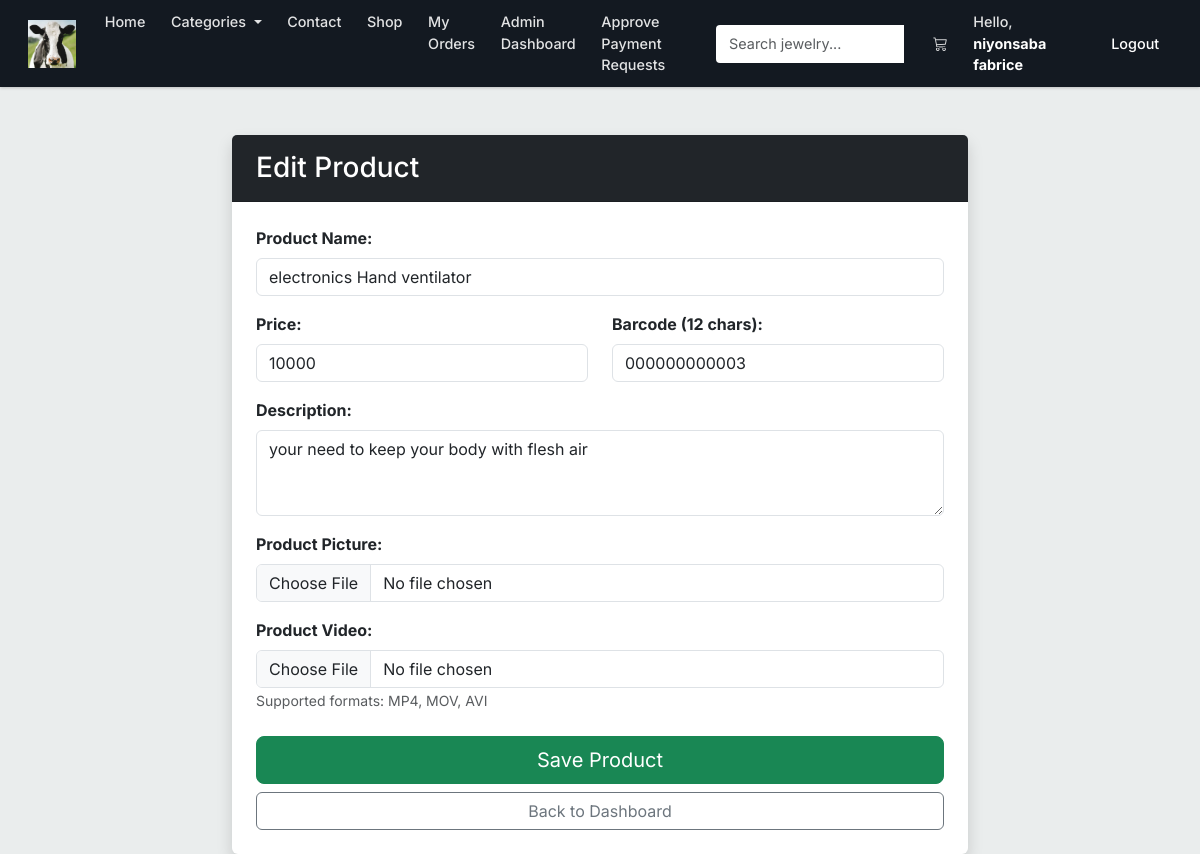
The app's page /admin/items/edit/3 (signed in) with its own data.
### market/models.py (models this page shows, shortened)
class SiteSettings(db.Model):
    __tablename__ = 'site_settings'
    id               = db.Column(db.Integer, primary_key=True)
    business_name    = db.Column(db.String(100), nullable=False, default='Hope Collection')
    tagline          = db.Column(db.String(255), default='Your one-stop boutique for elegance.')
    logo_url         = db.Column(db.String(255), default='')
    meta_description = db.Column(db.String(255), default='Hope Collection - Quality jewelry, electronics, and accessories.')
    whatsapp_number  = db.Column(db.String(20), nullable=False, default='250789174857')
    contact_email    = db.Column(db.String(120), nullable=False, default='niyonsabafabrice03@gmail.com')
    business_phone   = db.Column(db.String(20))
    business_address = db.Column(db.String(255))
    facebook_url     = db.Column(db.String(255))
    instagram_url    = db.Column(db.String(255))
    currency_code    = db.Column(db.String(10), default='RWF')
    delivery_fee     = db.Column(db.Integer, default=0)
    about_content    = db.Column(db.Text, default='Welcome to Hope Collection. We provide quality products and services.')
    payment_methods  = db.Column(db.Text, default='[{"id":"wallet","name":"Wallet Balance","enabled":true},{"id":"mtn","name":"MTN Mobile Money","enabled":true},{"id":"equity","name":"Equity Bank Transfer","enabled":true}]')

class User(db.Model, UserMixin):  # ✅ FIXED: only ONE User class (merged both into this one)
    __tablename__ = 'user'
    id               = db.Column(db.Integer, primary_key=True)
    username         = db.Column(db.String(100), nullable=False, unique=True)
    email_address    = db.Column(db.String(120), nullable=False, unique=True)
    password_hash    = db.Column(db.String(200), nullable=False)
    budget           = db.Column(db.Integer, nullable=False, default=1000)
    is_admin         = db.Column(db.Boolean, default=False)
    created_at       = db.Column(db.DateTime, default=lambda: datetime.now(timezone.utc))
    top_up_requests  = db.relationship(
                            'TopUpRequest',
                            backref='requester',           # ✅ FIXED: renamed backref to avoid clash with Transaction backref 'user'
                            lazy=True,
                            foreign_keys='TopUpRequest.user_id'
                        )
    transactions     = db.relationship('Transaction', backref='user', lazy=True)  # ✅ FIXED: moved here from duplicate class
    @property
    def password(self):
        raise AttributeError('Password is not a readable attribute!')

class Item(db.Model):
    __tablename__ = 'item'
    id          = db.Column(db.Integer, primary_key=True)
    name        = db.Column(db.String(30), nullable=False)
    price       = db.Column(db.Integer, nullable=False)
    barcode     = db.Column(db.String(12), nullable=False)
    description = db.Column(db.String(1024), nullable=False)
    image_file  = db.Column(db.String(255), nullable=False, default='default.jpg')
    video_file  = db.Column(db.String(255), nullable=True)
    stock       = db.Column(db.Integer, default=0)
    category_id = db.Column(db.Integer, db.ForeignKey('category.id'))
    created_at  = db.Column(db.DateTime, default=lambda: datetime.now(timezone.utc))

### market/routes.py (the view, shortened to what this page needs)
@app.route('/admin/items/edit/<int:item_id>', methods=['GET', 'POST'])
@login_required
def edit_item(item_id):
    if not is_site_owner():
        flash('Admin access only', category='danger')
        return redirect(url_for('market_page'))
    item = db.session.get(Item, item_id)
    if not item:
        flash('Item not found', category='danger')
        return redirect(url_for('admin_dashboard'))
    form = ItemForm(obj=item) # Pre-fill form with existing data
    return render_template('admin_item_form.html', form=form, title="Edit Product")

### market/forms.py
class ItemForm(FlaskForm):
    name = StringField(
        label='Product Name:',
        validators=[DataRequired(), Length(min=2, max=30)]
    )
    price = IntegerField(
        label='Price:',
        validators=[DataRequired(), NumberRange(min=1)]
    )
    barcode = StringField(
        label='Barcode (12 chars):',
        validators=[DataRequired(), Length(min=12, max=12)]
    )
    description = TextAreaField(
        label='Description:',
        validators=[DataRequired(), Length(max=1024)]
    )
    picture = FileField(
        label='Product Picture:',
        validators=[FileAllowed(['jpg', 'png', 'jpeg'])]
    )
    video = FileField(
        label='Product Video:',
        validators=[FileAllowed(['mp4', 'mov', 'avi'])]
    )
    submit = SubmitField(label='Save Product')

### market/models.py (called while the page is built)
@login_manager.user_loader
def load_user(user_id):
    return db.session.get(User, int(user_id))  # ✅ FIXED: replaced deprecated User.query.get()

### market/routes.py (called while the page is built)
def is_site_owner():
    return current_user.is_authenticated and (current_user.is_admin or current_user.email_address == 'niyonsabafabrice03@gmail.com')

### market/templates/admin_item_form.html (shortened to what this page needs)
{% extends 'base.html' %}
{% block content %}
<div class="container mt-5">
    <div class="row justify-content-center">
        <div class="col-md-8">
            <div class="card shadow border-0">
                <div class="card-header bg-dark text-white p-3">
                    <h3 class="mb-0">{{ title }}</h3>
                </div>
                <div class="card-body p-4">
                    <form method="POST" enctype="multipart/form-data">
                        <div class="mb-3">
                            {{ form.name.label(class="form-label fw-bold") }}
                            {{ form.name(class="form-control", placeholder="Enter product name") }}
                        </div>
                        <div class="row mb-3">
                            <div class="col-md-6">
                                {{ form.price.label(class="form-label fw-bold") }}
                                {{ form.price(class="form-control", placeholder="Price in RWF") }}
                            </div>
                            <div class="col-md-6">
                                {{ form.barcode.label(class="form-label fw-bold") }}
                                {{ form.barcode(class="form-control", placeholder="12-digit barcode") }}
                            </div>
                        </div>
                        <div class="mb-3">
                            {{ form.description.label(class="form-label fw-bold") }}
                            {{ form.description(class="form-control", rows="3", placeholder="Describe the item...") }}
                        </div>
                        <div class="mb-3">
                            {{ form.picture.label(class="form-label fw-bold") }}
                            {{ form.picture(class="form-control") }}
                        </div>
                        <div class="mb-3">
                            {{ form.video.label(class="form-label fw-bold") }}
                            {{ form.video(class="form-control") }}
                            <small class="text-muted">Supported formats: MP4, MOV, AVI</small>
                        </div>
                        <div class="d-grid gap-2 mt-4">
                            {{ form.submit(class="btn btn-success btn-lg") }}
                            <a href="{{ url_for('admin_dashboard') }}" class="btn btn-outline-secondary">Back to Dashboard</a>
                        </div>
                    </form>
                </div>
            </div>
        </div>
    </div>
</div>
{% endblock %}

### market/templates/base.html (shortened to what this page needs)
<!DOCTYPE html>
<html lang="en">
<head>
    <link href="https://cdn.jsdelivr.net/npm/bootstrap@5.3.0/dist/css/bootstrap.min.css" rel="stylesheet">
    <link rel="stylesheet" href="https://cdn.jsdelivr.net/npm/bootstrap-icons@1.11.3/font/bootstrap-icons.css">
    <link rel="stylesheet" href="{{ url_for('static', filename='css/storefront.css') }}">
</head>
<body>
<nav class="navbar navbar-expand-lg navbar-light sticky-top navbar-custom">
    <div class="container-fluid">
        <a class="navbar-brand" href="{{ url_for('home_page') }}">
            {% if site_settings.logo_url and site_settings.logo_url != '/static/images/logo.png' and site_settings.logo_url != '/static/images/logos/hope-collection-logo.svg' %}
                <img src="{{ site_settings.logo_url }}" alt="{{ site_settings.business_name }} logo" class="brand-logo" onerror="this.classList.add('d-none'); this.nextElementSibling.classList.remove('d-none'); this.nextElementSibling.nextElementSibling.classList.remove('d-none');">
            {% endif %}
        </a>
        <div class="collapse navbar-collapse" id="navbarNav">
            <ul class="navbar-nav me-auto">
                <li class="nav-item">
                    <a class="nav-link px-3" href="{{ url_for('home_page') }}">Home</a>
                </li>
                <li class="nav-item dropdown">
                    <a class="nav-link dropdown-toggle px-3" href="#" id="navbarDropdown" role="button" data-bs-toggle="dropdown">
                        Categories
                    </a>
                </li>
                <li class="nav-item">
                    <a class="nav-link px-3" href="{{ url_for('contact_page') }}">Contact</a>
                </li>
                {% if current_user.is_authenticated %}
                <li class="nav-item">
                    <a class="nav-link px-3" href="{{ url_for('market_page') }}">Shop</a>
                </li>
                <li class="nav-item">
                    <a class="nav-link px-3" href="{{ url_for('transaction_history') }}">My Orders</a>
                </li>
                {% if current_user.id == 1 %}
                <li class="nav-item dropdown">
                    <a class="nav-link" href="{{ url_for('admin_dashboard') }}">Admin Dashboard</a>
                </li>
                <li class="nav-item">
                    <a class="nav-link" href="{{ url_for('top_up_requests') }}">Approve Payment Requests</a>
                </li>
                {% endif %}
                {% endif %}
            </ul>
            <form class="d-flex me-lg-3 my-2 my-lg-0">
                <div class="input-group">
                    <input class="form-control search-bar-nav" type="search" placeholder="Search jewelry..." aria-label="Search">
                </div>
            </form>
            <ul class="navbar-nav align-items-lg-center">
                {% if current_user.is_authenticated %}
                    <li class="nav-item">
                        <a class="nav-link px-3" href="{{ url_for('view_cart') }}">
                            <i class="bi bi-cart3"></i>
                            {% set cart = session.get('cart', []) %}
                        </a>
                    </li>
                    <li class="nav-item">
                        <span class="nav-link px-3 nav-greeting">Hello, <strong>{{ current_user.username }}</strong></span>
                    </li>
                    <li class="nav-item">
                        <a class="nav-link btn btn-sm btn-outline-dark ms-lg-2" href="{{ url_for('logout_page') }}">Logout</a>
                    </li>
                {% endif %}
            </ul>
        </div>
    </div>
</nav>
<main>
    {% block content %}
    {% endblock %}
</main>
</body>
</html>

### market/static/css/storefront.css (style rules this page uses)
:root { --ink: #0f1111; --muted: #565959; --paper: #eaeded; --cream: #f3efe7; --line: rgba(15, 17, 17, 0.11); --gold: #c7923e; --green: #198754; --amazon-blue: #146eb4; --amazon-orange: #febd69; --amazon-yellow: #f3a847; --card-bg: #ffffff; --hero-gradient: linear-gradient(135deg, #1a1a2e, #16213e, #0f3460); --shadow-sm: 0 2px 5px rgba(0,0,0,0.06); --shadow-md: 0 4px 12px rgba(0,0,0,0.10); --shadow-lg: 0 8px 30px rgba(0,0,0,0.12); --mtn-color: #ffcc00; --mtn-dark: #e6b800; --equity-color: #1a5276; --equity-light: #2e86c1; --wallet-color: #198754; --wallet-light: #20c997; }
* { letter-spacing: 0; box-sizing: border-box; }
body { color: var(--ink); background: var(--paper); font-family: Inter, ui-sans-serif, system-ui, -apple-system, BlinkMacSystemFont, "Segoe UI", sans-serif; }
.navbar-custom { background: #131921; border-bottom: none; box-shadow: 0 1px 3px rgba(0,0,0,0.2); padding: 0.2rem 1rem; min-height: 60px; }
.navbar-custom .container-fluid { max-width: 1280px; }
.navbar-brand { align-items: center; color: #fff !important; display: inline-flex; gap: 0.75rem; font-weight: 700; font-size: 1.35rem; text-decoration: none; transition: opacity 0.2s; padding: 0; }
.brand-logo { height: 48px; width: auto; max-width: 200px; object-fit: contain; border-radius: 0; margin-right: 0; background: transparent; border: none; filter: brightness(1.05); transition: opacity 0.25s ease; }
.navbar-custom .nav-link { color: rgba(255,255,255,0.88) !important; font-weight: 500; font-size: 0.9rem; padding: 0.5rem 0.8rem !important; border-radius: 3px; transition: all 0.15s ease; }
.nav-greeting { color: rgba(255,255,255,0.8) !important; font-size: 0.85rem; background: transparent !important; border-radius: 3px; padding: 0.4rem 0.6rem !important; }
.nav-greeting strong { color: #fff; }
.search-bar-nav { background: #fff; border: 1px solid transparent; color: #0f1111 !important; border-radius: 4px 0 0 4px; font-size: 0.9rem; min-height: 38px; }
.navbar-custom .btn-outline-dark { border-color: rgba(255,255,255,0.3); color: #fff !important; }

### records on screen
SiteSettings: logo_url (picture)
User: username "niyonsaba fabrice"
Item: name "electronics Hand ventilator", price "10000", barcode "000000000003", description "your need to keep your body with flesh air"

### other values on screen
{{ title }} "Edit Product"
